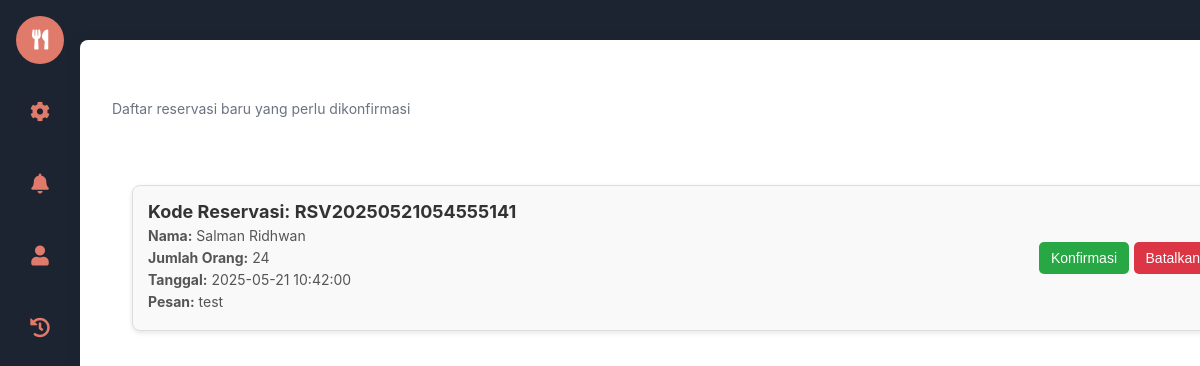
Page /WEBPRO/pages/kasir/notif.php on the earlier database version.
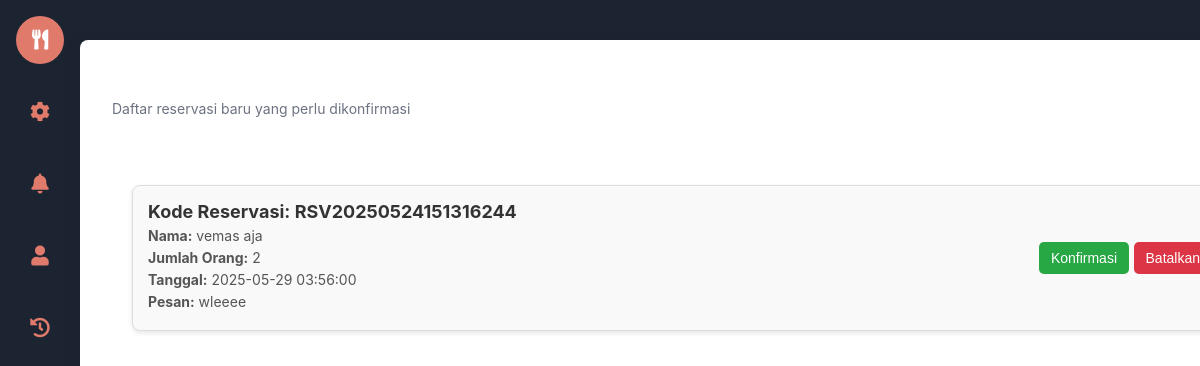
Same page on the later database version.
### tables this page shows
CREATE TABLE `reservasi` (
  `id` int(11) NOT NULL,
  `user_id` int(11) DEFAULT NULL,
  `kode_reservasi` varchar(20) DEFAULT NULL,
  `tanggal_reservasi` datetime DEFAULT NULL,
  `jumlah_orang` int(11) DEFAULT NULL,
  `email` varchar(255) NOT NULL,
  `message` varchar(255) NOT NULL,
  `no_telp` varchar(20) NOT NULL,
  `status` enum('pending','dikonfirmasi','dibatalkan') DEFAULT NULL,
  `created_at` timestamp NOT NULL DEFAULT current_timestamp(),
  `updated_at` timestamp NOT NULL DEFAULT current_timestamp() ON UPDATE current_timestamp()
);

CREATE TABLE `users` (
  `id` int(11) NOT NULL,
  `role` enum('admin','kasir','member') DEFAULT NULL,
  `username` varchar(50) DEFAULT NULL,
  `password` varchar(255) DEFAULT NULL,
  `nama` varchar(100) DEFAULT NULL,
  `email` varchar(100) DEFAULT NULL,
  `no_telp` varchar(20) DEFAULT NULL,
  `gender` enum('male','female') DEFAULT NULL,
  `alamat` text DEFAULT NULL,
  `profile_picture` varchar(255) DEFAULT NULL,
  `created_at` timestamp NOT NULL DEFAULT current_timestamp(),
  `updated_at` timestamp NOT NULL DEFAULT current_timestamp() ON UPDATE current_timestamp()
);

### WEBPRO/pages/kasir/notif.php (the view, shortened to what this page needs)
<?php
include '../../koneksi.php';
$sql = "SELECT * FROM reservasi
        JOIN users ON reservasi.user_id = users.id
        WHERE status = 'pending'
        ORDER BY reservasi.created_at";
$result = $conn->query($sql);
?>
<!DOCTYPE html>
<html lang="en">
<head>
    <link rel="stylesheet" href="https://cdnjs.cloudflare.com/ajax/libs/font-awesome/5.15.3/css/all.min.css" />
    <link href="../../css/kasir.css" rel="stylesheet">
</head>
<body>
    <div class="container" role="main">
       <?php include '../../views/kasir/sidebar.php'; ?>
        <main>
            <header>
                <h1>Notifikasi Reservasi</h1>
                <p>Daftar reservasi baru yang perlu dikonfirmasi</p>
            </header>
            <section class="notification-section" aria-label="Reservation Notifications">
                <div class="notification-container">
                    <?php
                    if ($result->num_rows > 0) {
                        while ($row = $result->fetch_assoc()) {
                            ?>
                            <div class="notification-card">
                                <div class="notification-info">
                                    <h3>Kode Reservasi: <?php echo $row['kode_reservasi']; ?></h3>
                                    <p><strong>Nama:</strong> <?php echo $row['nama']; ?></p>
                                    <p><strong>Jumlah Orang:</strong> <?php echo $row['jumlah_orang']; ?></p>
                                    <p><strong>Tanggal:</strong> <?php echo $row['tanggal_reservasi']; ?></p>
                                    <p><strong>Pesan:</strong> <?php echo $row['message']; ?></p>
                                </div>
                                <div class="actions">
                                    <form method="POST" action="update_reservasi.php">
                                        <button type="submit" name="action" value="confirm" class="btn-confirm">Konfirmasi</button>
                                        <button type="submit" name="action" value="cancel" class="btn-cancel">Batalkan</button>
                                    </form>
                                </div>
                            </div>
                            <?php
                        }
                    } else {
                        echo "<p class='no-notifications'>Tidak ada reservasi baru.</p>";
                    }
                    ?>
                </div>
            </section>
        </main>
    </div>
</body>
</html>

Differences in the rows shown:
no longer on this page (row edited): reservasi: kode_reservasi "RSV20250521054555141", user.nama "Salman Ridhwan", jumlah_orang "24", tanggal_reservasi "2025-05-21 10:42:00", message "test"
added reservasi: kode_reservasi "RSV20250524151316244", user.nama "vemas aja", jumlah_orang "2", tanggal_reservasi "2025-05-29 03:56:00", message "wleeee"
